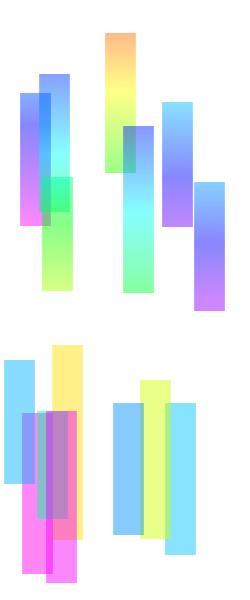
Frame 1 (no input)
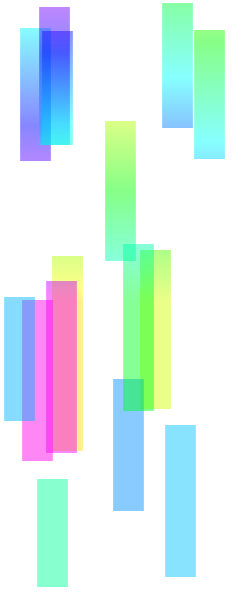
Frame 60 (the mouse pressed at the canvas centre just before this capture)
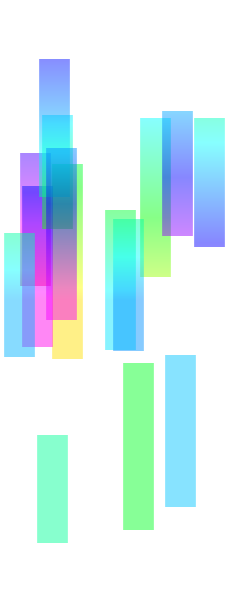
Frame 120 (the mouse held since frame 60 and released just before this capture)

The Processing sketch that drew these frames (run headless with seeded random() and noise(); from frame 60 on, the mouse is pressed at the canvas centre):

// Processing sketch: processing_103737
// ── processing_103737.pde

/* OpenProcessing Tweak of *@*http://www.openprocessing.org/sketch/103736*@* */
/* !do not delete the line above, required for linking your tweak if you re-upload */
Box[] boxes = new Box[15];

void setup() {
  size(250, 600);
  colorMode(HSB, 360, 100, 100);
  background(360);
  smooth();

  for (int i = 0; i < boxes.length;i++) {
    boxes[i] = new Box();
  }
}

void draw() {
  background(360);

  for (int i = 0; i < boxes.length;i++) {
    boxes[i].move();
    boxes[i].display();
  }
}

////////////////////////////////////
//class Box
////////////////////////////////////
class Box {
  float x;
  float y;
  float hue  = random(360);
  float spd = random(1, 3);
  float sign;
  int val = (int)random(100, 200);

  Line[] lines = new Line[val];

  Box() {
    x = random(width-30);
    y = random(height-val);

    if (random(1) >= 0.5) {
      sign = 1;
    }
    else {
      sign = -1;
    }

    for (int i = 0 ; i < lines.length;i++) {
      lines[i] = new Line(hue);
    }
  }

  void move() {
    y += sign * spd;

    if (y > height - val || y < 0) {
      sign *= -1;
    }
  }

  void display() {
    for (int i = 0 ; i < val;i++) {
      lines[i].display(x, y+i, x+30);
    }
  }
}
////////////////////////////////////
//class Line
////////////////////////////////////
class Line {
  float comp; //complementary
  float hue;
  color start_color;
  color end_color;
  color tmp_color;

  Line(float tmpHue) {
    hue = tmpHue;
    comp = hue + 180;
    if (comp > 360) {
      comp -= 360;
    }

    start_color = color(hue, 100, 100);
    end_color = color(comp, 100, 100);
  }

  void display(float x1, float y1, float x2) {
  //tmp_color = lerpColor(start_color, end_color, y1/300,1f);     //bug:leapColor()'s third argument between 0.0 and 1.0
    tmp_color = lerpColor(start_color, end_color, min(y1/300,1f)); 

    stroke(tmp_color, 120);
    line(x1, y1, x2, y1);
  }
}
